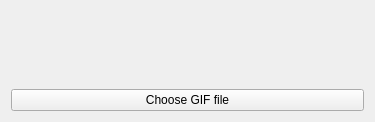
<?xml version="1.0" encoding="UTF-8"?>
<ui version="4.0">
 <class>GifPlayer</class>
 <widget class="QWidget" name="GifPlayer">
  <property name="geometry">
   <rect>
    <x>0</x>
    <y>0</y>
    <width>375</width>
    <height>122</height>
   </rect>
  </property>
  <property name="windowTitle">
   <string>Form</string>
  </property>
  <layout class="QGridLayout" name="gridLayout">
   <item row="0" column="0">
    <spacer name="verticalSpacer">
     <property name="orientation">
      <enum>Qt::Vertical</enum>
     </property>
     <property name="sizeHint" stdset="0">
      <size>
       <width>20</width>
       <height>40</height>
      </size>
     </property>
    </spacer>
   </item>
   <item row="2" column="0">
    <widget class="QPushButton" name="choose_gif_file">
     <property name="text">
      <string>Choose GIF file</string>
     </property>
    </widget>
   </item>
   <item row="1" column="0">
    <widget class="QLabel" name="movie">
     <property name="text">
      <string/>
     </property>
    </widget>
   </item>
  </layout>
 </widget>
 <resources/>
 <connections/>
</ui>
